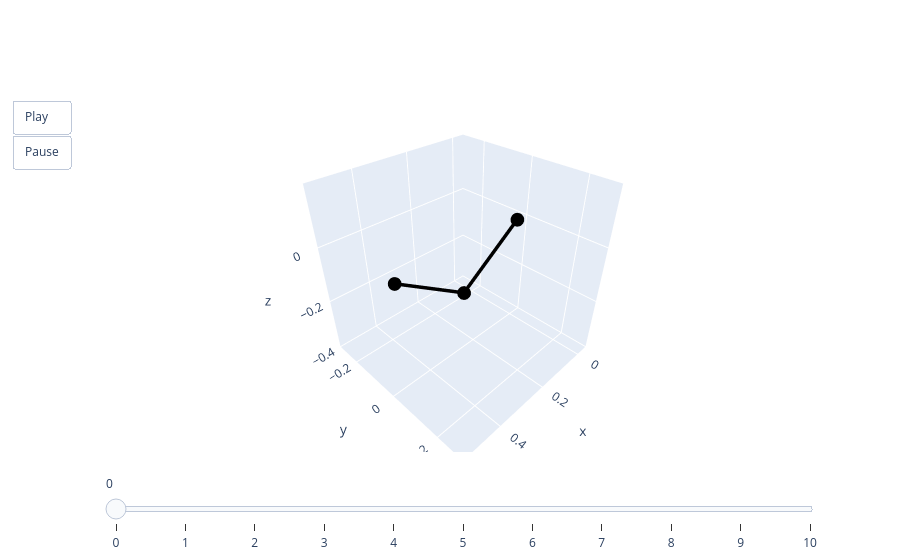

The code cell stored with this chart in its notebook:
### Code cell
base, aux, _ = get_base_rod()
rods = base.with_bc(valid.bc)
pred = rods.solve(final_model, lambdas, aux, max_dlambda=5e-3, iters=5, ls_steps=10)[0]
animate(pred)

### Figure 1 — Plotly figure (JSON) as saved in the notebook; plotly's stock layout.template omitted (floating-point values rounded to 4 significant figures)
{"data": [{"line": {"color": "black", "width": 7}, "mode": "lines+markers", "type": "scatter3d", "x": [0, 0.2457, 0.5], "y": [0, -3.957e-06, 0], "z": [0, -0.1676, 0]}], "layout": {"scene": {"aspectmode": "cube", "xaxis": {"autorange": false, "range": [-0.05, 0.55]}, "yaxis": {"autorange": false, "range": [-0.3, 0.3]}, "zaxis": {"autorange": false, "range": [-0.4005, 0.1995]}}, "sliders": [{"steps": [{"args": [["0"], {"frame": {"duration": 0, "redraw": true}, "mode": "immediate"}], "label": "0", "method": "animate"}, {"args": [["1"], {"frame": {"duration": 0, "redraw": true}, "mode": "immediate"}], "label": "1", "method": "animate"}, {"args": [["2"], {"frame": {"duration": 0, "redraw": true}, "mode": "immediate"}], "label": "2", "method": "animate"}, {"args": [["3"], {"frame": {"duration": 0, "redraw": true}, "mode": "immediate"}], "label": "3", "method": "animate"}, {"args": [["4"], {"frame": {"duration": 0, "redraw": true}, "mode": "immediate"}], "label": "4", "method": "animate"}, {"args": [["5"], {"frame": {"duration": 0, "redraw": true}, "mode": "immediate"}], "label": "5", "method": "animate"}, {"args": [["6"], {"frame": {"duration": 0, "redraw": true}, "mode": "immediate"}], "label": "6", "method": "animate"}, {"args": [["7"], {"frame": {"duration": 0, "redraw": true}, "mode": "immediate"}], "label": "7", "method": "animate"}, {"args": [["8"], {"frame": {"duration": 0, "redraw": true}, "mode": "immediate"}], "label": "8", "method": "animate"}, {"args": [["9"], {"frame": {"duration": 0, "redraw": true}, "mode": "immediate"}], "label": "9", "method": "animate"}, {"args": [["10"], {"frame": {"duration": 0, "redraw": true}, "mode": "immediate"}], "label": "10", "method": "animate"}]}], "updatemenus": [{"buttons": [{"args": [null, {"frame": {"duration": 50, "redraw": true}, "fromcurrent": true}], "label": "Play", "method": "animate"}, {"args": [[null], {"frame": {"duration": 0, "redraw": true}, "mode": "immediate"}], "label": "Pause", "method": "animate"}], "showactive": false, "type": "buttons"}]}}
